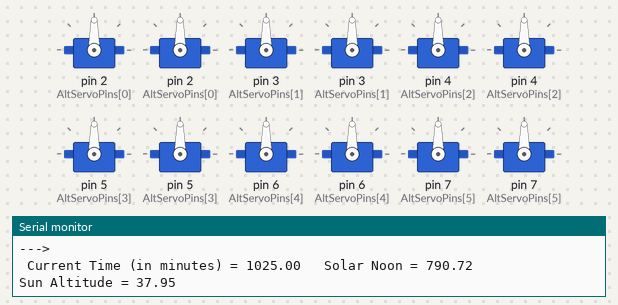
Bench run of a sketch on a simulated Arduino Uno, built with avr-gcc and run on an emulated ATmega328P. Parts: 12 × servo, the last lines printed to the serial monitor.

Above: at 0.1 s.
At 10.7 s:
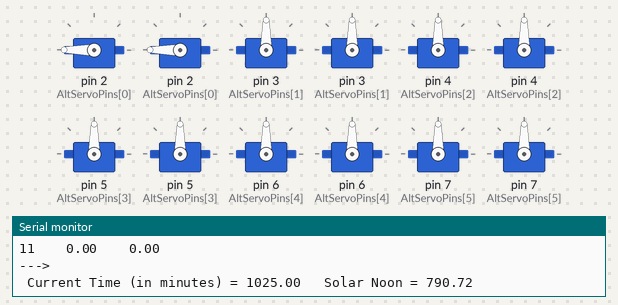
Timing chart, 0 to 12.2 s (numbered marks = the images above):
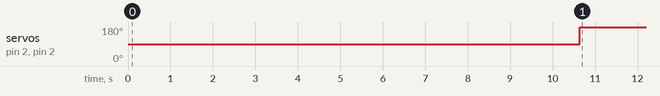

Measured:
- by itself, servo on pin 2 (AltServoPins[0]), servo on pin 2 (AltServoPins[0]): 90° → 180° at 10.6 s

The sketch:

SolarStill_test_Umar_2.ino
```cpp
#include <Servo.h>
#include <math.h>

/*
   Link for solar information:(1) https://www.esrl.noaa.gov/gmd/grad/solcalc/ ****use this one
                              (2) https://www.esrl.noaa.gov/gmd/grad/solcalc/azel.html
                              (3) https://www.timeanddate.com/sun/usa/las-cruces
   Las Cruces Coorinate: 32.287989° N(+), -106.75385° W (-)
   Azimuth and Elevation - an angular coordinate system for locating positions in the sky. Azimuth is measured clockwise from true north
   to the point on the horizon directly below the object. Elevation is measured vertically from that point on the horizon up to the object.
   offset_azi_testunit=3;  offset_alt_testunit=3;  (in degree)
*/

#define latitude  32.287989 //latitude position (in degree) of the experimental station (Jett Hall Annex)
#define longitude -106.75385 //longitude position (in degree) of the experimental station (Jett Hall Annex)
#define lat  ((3.1415926 / 180) * latitude) //latitude (in radian) for trigonometric functions


/*july 02 2021 - > day_of_year= 183*/
const unsigned char PTh = 17; //present time in hours*
const unsigned char PTm = 5; //present time in minutes*
const unsigned int day_of_year = 183; //day of the year of the experiment*

const unsigned char NumOfMirrorUnits = 11; //number of total mirror units

const unsigned char mirror_alt_offset[NumOfMirrorUnits] = {0}; //mirror altitude angle offset
const unsigned char mirror_azi_offset[NumOfMirrorUnits] = {0}; //mirror azimuth angle offset


double Hour = 0; //initiation of variable "Hour" (hour corresponds to current time)
double gamma = 0; //initiation of variable "gamma" (fractional year (in radian))
double eqtime = 0; //initiation of variable "eqtime" (equation of time (in minute))
double decl = 0; //intiation of variable "decl" (solar declination angle (in radians))
double time_offset = 0; //initiation of variable "time_offset" (time offset (in minutes))
double tst = 0; //initiation of variable "tst" (true solar time (in minutes))
double ha = 0; //initiation of variable "ha" (solar hour angle (in radian))
double phi = 0; //initiation of variable "phi" (solar zenith angle angle (in radian))
double alpha = 0; //initiation of variable "alpha" (solar altitude angle angle (in radian))
double beta = 0; //initiation of variable "beta" (solar azimuth angle angle (in radian))
double alpha_d = 0; //initiation of variable "alpha_d" (solar altitude angle angle (in degree))
double beta_d = 0; //initiation of variable "beta_d" (solar azimuth angle angle (in degree))
double snoon = 0; //initiation of variable "snoon" (solar noon (in minute))
double t_CT = 0; //initiation of variable "t_CT" (current time (in minutes))


double sun_vec_x = 0; //initiation of  (x-component of sun_vector)
double sun_vec_y = 0; //initiation of  (y-component of sun_vector)
double sun_vec_z = 0; //initiation of  (z-component of sun_vector)

double pi = 3.1415926; //value of 'pi'
double r2d = 180 / pi; //convesion ratio of radian to degree conversion
double d2r = pi / 180; //convesion ratio of degree to radian conversion
double h = 23.625; //height(in inch) of convex mirror focal point from the origin(centre point of the base on which these mirror units are intalled)

int timezone = -6; //timezone in hour from UTC (Mountain Daylight Time)


unsigned long CurrTime;
unsigned long LastTime;
//-------------------------------------------------------------------------

//---------------UNIT#3-----------------
//------Focus_Point--------
double mirror_pos_x[NumOfMirrorUnits] = { -13.5, 13.5, 0, 0, 13.5, -13.5, 18.75, 18.75, 28.3125, 28.3125}; //x position (in inch) of unit#3
double mirror_pos_y[NumOfMirrorUnits] = { -28.3125, -28.3125, -18.5, 18.5, 28.3125, 28.3125, 9.375, -9.375, -18.9357, 18.9357}; //y position (in inch) of unit#3
double mirror_pos_z[NumOfMirrorUnits] = {0}; //z position (in inch) of unit#3
//target_vector3: unit vector along reflected ray from flat mirror of unit#3

//-------------------------

//-----Bisector_Vector3------
//bisector_vector3: unit vector along bisector on fat mirror which will always be normal to the flat mirror of unit#3
double mirror_vect_x[NumOfMirrorUnits] = {0}; //initiation of variable "_mx" (x-component of bisector_vector3)
double mirror_vect_y[NumOfMirrorUnits] = {0}; //initiation of variable "_my" (y-component of bisector_vector3)
double mirror_vect_z[NumOfMirrorUnits] = {0}; //initiation of variable "_mz" (z-component of bisector_vector3)
//---------------------------

double mirror_alt[NumOfMirrorUnits] = {0}; //initiation of  (mirror alt angle(in radian) calculated based on position and sun vector)
double mirror_azi[NumOfMirrorUnits] = {0}; //initiation of  (mirror azi angle(in radian))


double mirror_alt_mod[NumOfMirrorUnits] = {0}; //mirror altitude angle corrected for motor's inhereted offset
double mirror_azi_mod[NumOfMirrorUnits] = {0}; //mirror azimuth angle corrected for motor's inhereted offset

Servo myservo3_alt; //create servo object to control a servo for altitude adjustment for unit#3
Servo myservo3_azi; //create servo object to control a servo for azimuthal adjustment for unit#3


const unsigned char AltServoPins[NumOfMirrorUnits] = {2, 3, 4, 5, 6, 7, 8, 9, 10, 11, 12}; //initiallzing servo pins for alt motors
const unsigned char AziServoPins[NumOfMirrorUnits] = {2, 3, 4, 5, 6, 7, 8, 9, 10, 11, 12}; //initiallzing servo pins for azimuth motors

Servo AltServo[NumOfMirrorUnits];
Servo AziServo[NumOfMirrorUnits];


//-------------------------------

void setup()
{
  for (int i = 0; i < NumOfMirrorUnits; i++)
  {
    AltServo[i].attach(AltServoPins[i]);
    AziServo[i].attach(AziServoPins[i]);
  }
  Serial.begin(9600);
}

void loop()
{
  CurrTime = millis();

  Hour = (((PTh * 60 + PTm) * 60000) + CurrTime) / 3600000; //hour corresponds to current time

  gamma = (2 * pi / 365) * (day_of_year - 1 + ((Hour - 12) / 24)); //fractional year (in radian); [for leap year, use 366 instead of 365 in the denominator]
  eqtime = 229.18 * (0.000075 + 0.001868 * cos(gamma) - 0.032077 * sin(gamma) - 0.014615 * cos(2 * gamma) - 0.040849 * sin(2 * gamma)); //equation of time (in minutes)

  decl = 0.006918 - 0.399912 * cos(gamma) + 0.070257 * sin(gamma) - 0.006758 * cos(2 * gamma) + 0.000907 * sin(2 * gamma) - 0.002697 * cos(3 * gamma) + 0.00148 * sin(3 * gamma);
  //solar declination angle (in radians)
  time_offset = eqtime + 4 * longitude - 60 * timezone; //time offset (in minutes)// because of different time zones

  tst = (PTh * 60 + PTm + time_offset) + (CurrTime / 60000); //true solar time (in minutes) //incorporate time zone offset in solar time

  ha = (d2r) * ((tst / 4) - 180); //solar hour angle(in radian)

  snoon = 360 - 4 * longitude - eqtime; //solar noon for a given location is found from the longitude (in minutes)
  t_CT = (PTh * 60 + PTm) + (CurrTime / 60000); //current time (in minutes)

  phi = acos(sin(lat) * sin(decl) + cos(lat) * cos(decl) * cos(ha)); //solar zenith angle angle (in radian)
  alpha = (pi / 2 - phi); //solar altitude angle (in radian)
  beta = acos((sin(lat) * cos(phi) - sin(decl)) / (cos(lat) * sin(phi))); //solar azimuth angle (in radian)

  if (t_CT <= snoon)
  {
    beta = pi - (beta); //solar azimuth angle (in radian) before solar noon
  }
  if (t_CT > snoon)
  {
    beta = pi + (beta); //solar azimuth angle (in radian) after solar noon
  }
  alpha_d = (r2d) * alpha; //solar altitude/elevation angle (in degree)
  beta_d = (r2d) * (beta); //solar azimuth angle (in degree)

  //------Sun_Vector------
  sun_vec_x = cos(alpha) * cos(beta); //x-component of sun_vector)
  sun_vec_y = -cos(alpha) * sin(beta); //y-component of sun_vector)
  sun_vec_z = sin(alpha); //z-component of sun_vector)
  //----------------------


  for (int i = 0; i < NumOfMirrorUnits; i++)
  {
    Mirror_angles(sun_vec_x, sun_vec_y, sun_vec_z, i);


    if (CurrTime - LastTime > 10000)
    {
      AltServo[i].write(r2d * mirror_alt[i] + mirror_alt_offset[i]);
      AziServo[i].write(r2d * mirror_alt[i] + mirror_alt_offset[i]);
      LastTime = CurrTime;
    }
  }

  //--------------------(4)------------------------

  Serial.print("---> \n Current Time (in minutes) = "); Serial.print(t_CT); Serial.print("\t Solar Noon = "); Serial.println(snoon);
  Serial.print("Sun Altitude = "); Serial.println(alpha * r2d); Serial.print("Sun Azimuth = "); Serial.println(beta * r2d);
  Serial.print("Declination = "); Serial.println(decl * r2d);

  Serial.print("Sr.\t\t"); Serial.print("Altitude\t"); Serial.print("Azimuth\t\t\n");
  for (int i = 0; i < NumOfMirrorUnits; i++)
  {
    Serial.print(i + 1); Serial.print("\t\t"); Serial.print(mirror_alt[i]); Serial.print("\t\t"); Serial.print(mirror_azi[i]); Serial.print("\t\t\n");
  }
  delay(5000);

}

//--------------------------------

void Mirror_angles(double _sx, double _sy, double _sz, int _mindex)
{
  double _fx = -mirror_pos_x[_mindex] / (sqrt(mirror_pos_x[_mindex] * mirror_pos_x[_mindex] + mirror_pos_y[_mindex] * mirror_pos_y[_mindex] + mirror_pos_z[_mindex] * mirror_pos_z[_mindex])); //x-componenet of target_vector number (_mindex + 1)
  double _fy = -mirror_pos_y[_mindex] / (sqrt(mirror_pos_x[_mindex] * mirror_pos_x[_mindex] + mirror_pos_y[_mindex] * mirror_pos_y[_mindex] + mirror_pos_z[_mindex] * mirror_pos_z[_mindex])); //y-componenet of target_vector number (_mindex + 1)
  double _fz = (h - mirror_pos_z[_mindex]) / (sqrt(mirror_pos_x[_mindex] * mirror_pos_x[_mindex] + mirror_pos_y[_mindex] * mirror_pos_y[_mindex] + mirror_pos_z[_mindex] * mirror_pos_z[_mindex])); //z-componenet of target_vector number (_mindex + 1)

  double _mx = (((abs(_sz + _fz)) / (_sz + _fz)) * (_sx + _fx)) * (1 / (sqrt((_sx + _fx) * (_sx + _fx) + (_sy + _fy) * (_sy + _fy) + (_sz + _fz) * (_sz + _fz))));
  double _my = (((abs(_sz + _fz)) / (_sz + _fz)) * (_sy + _fy)) * (1 / (sqrt((_sx + _fx) * (_sx + _fx) + (_sy + _fy) * (_sy + _fy) + (_sz + _fz) * (_sz + _fz))));
  double _mz = (abs(_sz + _fz)) * (1 / (sqrt((_sx + _fx) * (_sx + _fx) + (_sy + _fy) * (_sy + _fy) + (_sz + _fz) * (_sz + _fz))));

  //calculating mirror angles

  if (_mx > 0 && _my >= 0)
  {
    mirror_alt[_mindex] = pi / 2 + acos(_mz);
    mirror_azi[_mindex] = pi / 2 - atan(abs(_my) / abs(_mx));
  }
  else if (_mx <= 0 && _my > 0)
  {
    mirror_alt[_mindex] = pi / 2 - acos(_mz);
    mirror_azi[_mindex] = pi / 2 + atan(abs(_my) / abs(_mx));
  }
  else if (_mx < 0 && _my <= 0)
  {
    mirror_alt[_mindex] = pi / 2 - acos(_mz);
    mirror_azi[_mindex] = pi / 2 - atan(abs(_my) / abs(_mx));
  }
  else if (_mx >= 0 && _my < 0)
  {
    mirror_alt[_mindex] = pi / 2 + acos(_mz);
    mirror_azi[_mindex] = pi / 2 + atan(abs(_my) / abs(_mx));
  }
  else {
    mirror_azi[_mindex] = mirror_azi[_mindex];
  }

  mirror_alt[_mindex] = (r2d) * mirror_alt[_mindex]; //elevation angle (in degree) of flat mirror of unit#3
  mirror_azi[_mindex] = (r2d) * mirror_azi[_mindex]; //azimuth angle (in degree) of flat mirror of unit#3
}
```
